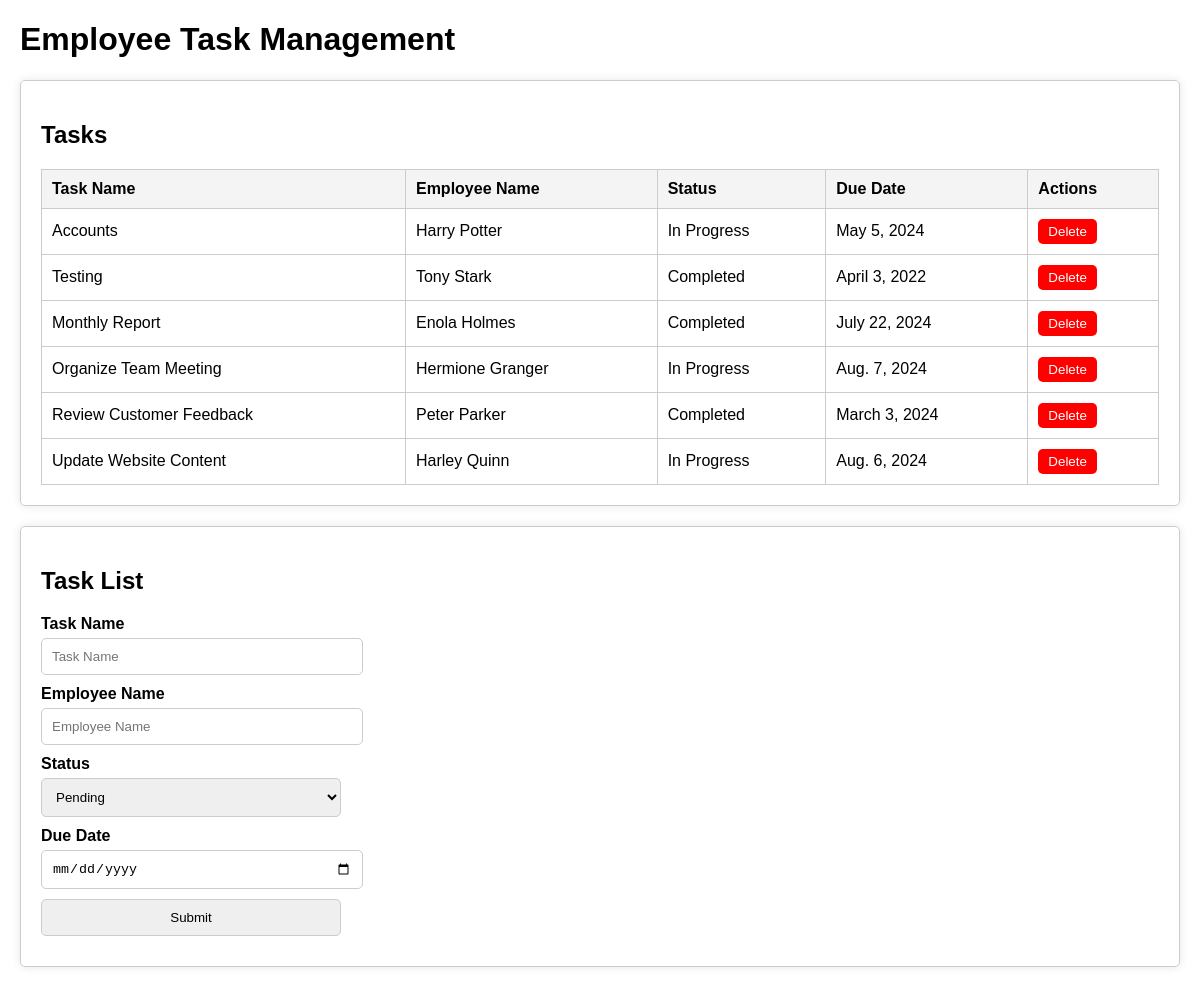
The page / on the database its author committed.
### tasks/models.py (models this page shows, shortened)
class Task(models.Model):
    STATUS_CHOICES = [
        ('Pending', 'Pending'),
        ('In Progress', 'In Progress'),
        ('Completed', 'Completed'),
    ]
    name = models.CharField(max_length=200)
    employee = models.ForeignKey(Employee, on_delete=models.CASCADE)
    status = models.CharField(max_length=20, choices=STATUS_CHOICES, default='Pending')
    due_date = models.DateField()

class Employee(models.Model):
    name = models.CharField(max_length=100)

### tasks/views.py (the view)
# urls.py: path('', views.task_list, name='task_list'),
def task_list(request):
    tasks = Task.objects.all()
    return render(request, 'tasks/task_list.html', {
        'tasks': tasks,
    })

### tasks/templates/tasks/task_list.html (shortened to what this page needs)
<!DOCTYPE html>
<html lang="en">
<head>
</head>
<body>
    <h1>Employee Task Management</h1>
    <div class="box">
        <div class="task-container">
            <h2>Tasks</h2>
            <table>
                <thead>
                    <tr>
                        <th>Task Name</th>
                        <th>Employee Name</th>
                        <th>Status</th>
                        <th>Due Date</th>
                        <th>Actions</th>
                    </tr>
                </thead>
                <tbody id="task-table-body">
                    {% for task in tasks %}
                    <tr data-id="{{ task.id }}">
                        <td>{{ task.name }}</td>
                        <td>{{ task.employee.name }}</td>
                        <td>{{ task.get_status_display }}</td>
                        <td>{{ task.due_date }}</td>
                        <td>
                            <button class="btn-delete" data-id="{{ task.id }}">Delete</button>
                        </td>
                    </tr>
                    {% endfor %}
                </tbody>
            </table>
        </div>
    </div>
    <div class="box">
        <div class="form-container">
            <h2>Task List</h2>
            <form id="task-form">
                <label for="task_name">Task Name</label>
                <input type="text" id="task_name" name="task_name" placeholder="Task Name" required>
                <label for="employee_name">Employee Name</label>
                <input type="text" id="employee_name" name="employee_name" placeholder="Employee Name" required>
                <label for="status">Status</label>
                <select id="status" name="status" required>
                    <option value="Pending">Pending</option>
                </select>
                <label for="due_date">Due Date</label>
                <input type="date" id="due_date" name="due_date" required>
                <button type="submit">Submit</button>
            </form>
        </div>
    </div>
</body>
</html>

### tasks/templates/tasks/task_list.html (style rules this page uses)
body { font-family: Arial, sans-serif; margin: 20px; }
.box { border: 1px solid #ccc; padding: 20px; border-radius: 5px; box-shadow: 0 0 10px rgba(0, 0, 0, 0.1); margin-bottom: 20px; }
.form-container form { display: flex; flex-direction: column; }
.form-container form label { margin-bottom: 5px; font-weight: bold; }
.form-container form input, .form-container form select, .form-container form button { margin-bottom: 10px; padding: 10px; border-radius: 5px; border: 1px solid #ccc; width: 100%; max-width: 300px; }
table { width: 100%; border-collapse: collapse; }
table, th, td { border: 1px solid #ccc; }
th, td { padding: 10px; text-align: left; }
th { background-color: #f4f4f4; }
.btn-delete { color: white; background-color: red; border: none; padding: 5px 10px; cursor: pointer; border-radius: 5px; }

### rows shown on the page
Task: name "Accounts", employee.name "Harry Potter", status "In Progress", due_date "May 5, 2024"
Task: name "Testing", employee.name "Tony Stark", status "Completed", due_date "April 3, 2022"
Task: name "Monthly Report", employee.name "Enola Holmes", status "Completed", due_date "July 22, 2024"
Task: name "Organize Team Meeting", employee.name "Hermione Granger", status "In Progress", due_date "Aug. 7, 2024"
Task: name "Review Customer Feedback", employee.name "Peter Parker", status "Completed", due_date "March 3, 2024"
Task: name "Update Website Content", employee.name "Harley Quinn", status "In Progress", due_date "Aug. 6, 2024"
